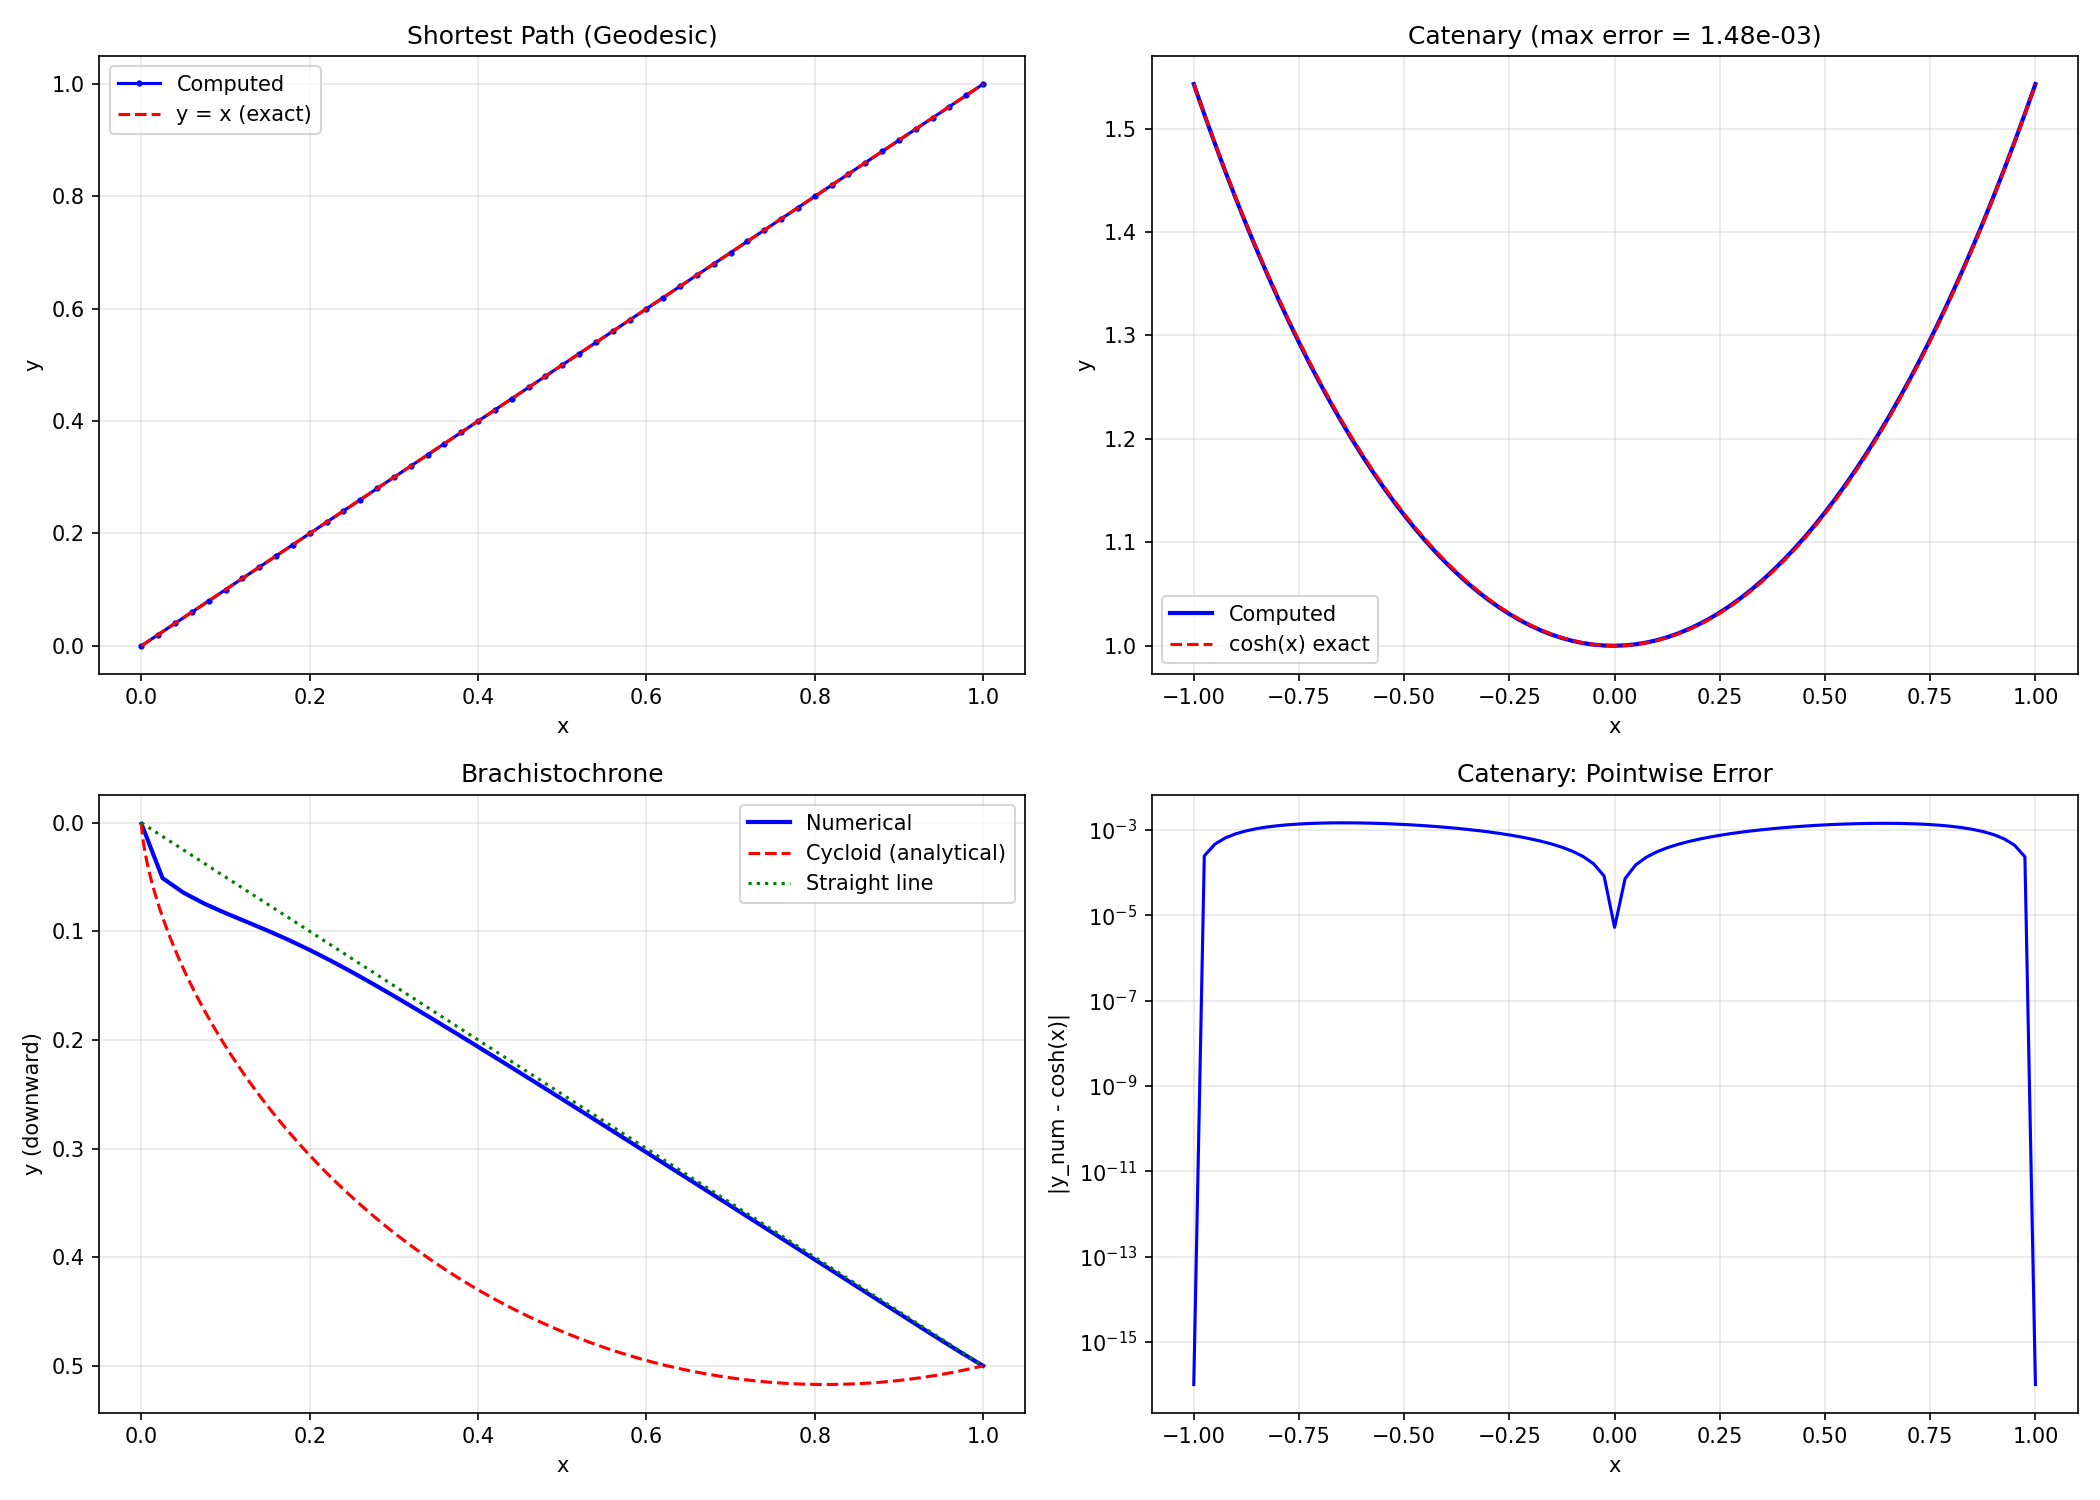

Python code for this plot:
"""
Variational Methods
====================
Find functions y(x) that extremize (minimize/maximize) functionals:

    J[y] = ∫ₐᵇ F(x, y, y') dx

The necessary condition is the **Euler-Lagrange equation**:

    ∂F/∂y - d/dx (∂F/∂y') = 0

This is a 2nd-order ODE for y(x) with boundary conditions y(a)=A, y(b)=B.

Numerical approach:
1. Discretize y(x) on a grid x_0, x_1, ..., x_N.
2. Approximate the functional J as a discrete sum.
3. Minimize J w.r.t. the interior values y_1, ..., y_{N-1}.

Classic problems:
- **Brachistochrone**: curve of fastest descent under gravity.
- **Geodesics**: shortest path on a surface.
- **Catenary**: shape of a hanging chain.
- **Minimal surface**: soap film shape.

Physics: Lagrangian mechanics, quantum mechanics (variational principle),
         general relativity (geodesics), field theory.
"""

import numpy as np


def euler_lagrange_solve(F, dF_dy, dF_dyp, x_span, y_bc, N=100):
    """
    Solve the Euler-Lagrange equation numerically using finite differences.
    
    ∂F/∂y - d/dx(∂F/∂y') = 0
    
    This is discretized as a nonlinear system and solved with Newton's method.
    
    Parameters
    ----------
    F : callable(x, y, yp) — integrand
    dF_dy : callable(x, y, yp) — ∂F/∂y
    dF_dyp : callable(x, y, yp) — ∂F/∂y'
    x_span : (a, b) — domain
    y_bc : (ya, yb) — boundary conditions
    N : int — number of grid points
    
    Returns
    -------
    x : grid points
    y : solution
    """
    a, b = x_span
    ya, yb = y_bc
    h = (b - a) / N
    x = np.linspace(a, b, N + 1)
    
    # Initial guess: linear interpolation
    y = ya + (yb - ya) * (x - a) / (b - a)
    
    # Newton iteration on the discretized E-L equation
    for newton_iter in range(100):
        # Compute residuals for interior points
        residual = np.zeros(N - 1)
        
        for i in range(1, N):
            yp_plus = (y[i+1] - y[i]) / h
            yp_minus = (y[i] - y[i-1]) / h
            
            # d/dx(∂F/∂y') ≈ [∂F/∂y'(x_{i+1/2}) - ∂F/∂y'(x_{i-1/2})] / h
            x_mid_r = 0.5 * (x[i] + x[i+1])
            y_mid_r = 0.5 * (y[i] + y[i+1])
            x_mid_l = 0.5 * (x[i-1] + x[i])
            y_mid_l = 0.5 * (y[i-1] + y[i])
            
            dFdyp_r = dF_dyp(x_mid_r, y_mid_r, yp_plus)
            dFdyp_l = dF_dyp(x_mid_l, y_mid_l, yp_minus)
            
            residual[i-1] = dF_dy(x[i], y[i], yp_minus) - (dFdyp_r - dFdyp_l) / h
        
        if np.linalg.norm(residual) < 1e-10:
            print(f"E-L solver converged in {newton_iter} Newton iterations")
            break
        
        # Jacobian (tridiagonal)
        J = np.zeros((N-1, N-1))
        eps = 1e-7
        for j in range(N-1):
            y_pert = y.copy()
            y_pert[j+1] += eps
            
            res_pert = np.zeros(N-1)
            for i in range(1, N):
                yp_plus = (y_pert[i+1] - y_pert[i]) / h
                yp_minus = (y_pert[i] - y_pert[i-1]) / h
                x_mid_r = 0.5 * (x[i] + x[i+1])
                y_mid_r = 0.5 * (y_pert[i] + y_pert[i+1])
                x_mid_l = 0.5 * (x[i-1] + x[i])
                y_mid_l = 0.5 * (y_pert[i-1] + y_pert[i])
                dFdyp_r = dF_dyp(x_mid_r, y_mid_r, yp_plus)
                dFdyp_l = dF_dyp(x_mid_l, y_mid_l, yp_minus)
                res_pert[i-1] = dF_dy(x[i], y_pert[i], yp_minus) - (dFdyp_r - dFdyp_l) / h
            
            J[:, j] = (res_pert - residual) / eps
        
        # Newton step
        dy = np.linalg.solve(J, -residual)
        y[1:N] += dy
    
    return x, y


def functional_value(F, x, y):
    """
    Compute J[y] = ∫ F(x, y, y') dx using trapezoidal quadrature.
    """
    N = len(x) - 1
    J = 0.0
    for i in range(N):
        h = x[i+1] - x[i]
        yp = (y[i+1] - y[i]) / h
        x_mid = 0.5 * (x[i] + x[i+1])
        y_mid = 0.5 * (y[i] + y[i+1])
        J += F(x_mid, y_mid, yp) * h
    return J


def direct_minimization(F, x_span, y_bc, N=50, max_iter=5000, alpha=0.01):
    """
    Directly minimize the functional J[y] = ∫F dx by gradient descent
    on the discrete values y_1, ..., y_{N-1}.
    
    Gradient w.r.t. y_i is computed numerically.
    """
    a, b = x_span
    ya, yb = y_bc
    h = (b - a) / N
    x = np.linspace(a, b, N + 1)
    
    # Initial guess
    y = ya + (yb - ya) * (x - a) / (b - a)
    
    def compute_J(y_int):
        y_full = np.concatenate([[ya], y_int, [yb]])
        return functional_value(F, x, y_full)
    
    y_int = y[1:N].copy()
    
    for k in range(max_iter):
        J_val = compute_J(y_int)
        
        # Numerical gradient
        grad = np.zeros(N - 1)
        eps = 1e-7
        for i in range(N - 1):
            y_pert = y_int.copy()
            y_pert[i] += eps
            grad[i] = (compute_J(y_pert) - J_val) / eps
        
        grad_norm = np.linalg.norm(grad)
        if grad_norm < 1e-10:
            break
        
        y_int -= alpha * grad
    
    y_full = np.concatenate([[ya], y_int, [yb]])
    J_final = compute_J(y_int)
    return x, y_full, J_final


def brachistochrone_analytical(x1, y1, N=200):
    """
    Analytical brachistochrone curve (parametric cycloid).
    
    The curve that minimizes travel time under gravity from
    (0,0) to (x1, y1) with y positive downward.
    
    Parametric: x(θ) = R(θ - sin θ), y(θ) = R(1 - cos θ)
    """
    from scipy.optimize import brentq
    
    def endpoint_eq(theta_f):
        R = y1 / (1 - np.cos(theta_f))
        return R * (theta_f - np.sin(theta_f)) - x1
    
    # Find theta_f
    theta_f = brentq(endpoint_eq, 0.01, 2*np.pi - 0.01)
    R = y1 / (1 - np.cos(theta_f))
    
    theta = np.linspace(0, theta_f, N)
    x = R * (theta - np.sin(theta))
    y = R * (1 - np.cos(theta))
    
    return x, y, R, theta_f


# ============================================================
# Demo
# ============================================================
if __name__ == "__main__":
    print("=" * 60)
    print("VARIATIONAL METHODS DEMO")
    print("=" * 60)

    # --- Problem 1: Shortest path (geodesic in flat space) ---
    print("\n--- Problem 1: Shortest path from (0,0) to (1,1) ---")
    print("F = √(1 + y'²),  Euler-Lagrange → y'' = 0 → straight line")
    
    F_length = lambda x, y, yp: np.sqrt(1 + yp**2)
    dF_dy = lambda x, y, yp: 0.0
    dF_dyp = lambda x, y, yp: yp / np.sqrt(1 + yp**2)
    
    x_geo, y_geo = euler_lagrange_solve(F_length, dF_dy, dF_dyp,
                                         (0, 1), (0, 1), N=50)
    
    J_line = functional_value(F_length, x_geo, y_geo)
    J_exact = np.sqrt(2)  # Length of straight line from (0,0) to (1,1)
    print(f"Computed arc length: {J_line:.8f}")
    print(f"Exact (√2):         {J_exact:.8f}")
    print(f"Error:              {abs(J_line - J_exact):.2e}")
    print(f"Solution is linear: max|y - x| = {np.max(np.abs(y_geo - x_geo)):.2e}")

    # --- Problem 2: Catenary ---
    print("\n--- Problem 2: Catenary (hanging chain) ---")
    print("Minimize potential energy: J[y] = ∫ y √(1+y'²) dx")
    print("y(−1)=cosh(1), y(1)=cosh(1)")
    
    ya = np.cosh(1)
    F_cat = lambda x, y, yp: y * np.sqrt(1 + yp**2)
    dF_dy_cat = lambda x, y, yp: np.sqrt(1 + yp**2)
    dF_dyp_cat = lambda x, y, yp: y * yp / np.sqrt(1 + yp**2)
    
    x_cat, y_cat = euler_lagrange_solve(F_cat, dF_dy_cat, dF_dyp_cat,
                                         (-1, 1), (ya, ya), N=80)
    
    y_exact = np.cosh(x_cat)
    max_err = np.max(np.abs(y_cat - y_exact))
    print(f"Max error vs cosh(x): {max_err:.6e}")

    # --- Problem 3: Brachistochrone ---
    print("\n--- Problem 3: Brachistochrone (fastest descent) ---")
    print("Minimize travel time: J[y] = ∫ √((1+y'²)/(2gy)) dx")
    print("From (0,0) to (1, 0.5), y downward positive")
    
    g = 9.81
    x1, y1 = 1.0, 0.5
    
    # Use direct minimization (E-L is tricky here due to singularity at y=0)
    F_brach = lambda x, y, yp: np.sqrt((1 + yp**2) / (2 * g * max(y, 1e-12)))
    
    x_b, y_b, J_b = direct_minimization(F_brach, (0, x1), (0.001, y1), N=40,
                                          max_iter=2000, alpha=0.0001)
    print(f"Computed travel time: {J_b:.6f} s")
    
    # Analytical comparison
    try:
        x_an, y_an, R, theta_f = brachistochrone_analytical(x1, y1)
        J_an = functional_value(F_brach, x_an, y_an)
        print(f"Analytical time:     {J_an:.6f} s")
        print(f"Cycloid R = {R:.4f}, θ_f = {theta_f:.4f}")
    except Exception as e:
        print(f"(Analytical comparison skipped: {e})")

    # Plot
    try:
        import matplotlib.pyplot as plt
        
        fig, axes = plt.subplots(2, 2, figsize=(14, 10))
        
        # Shortest path
        axes[0, 0].plot(x_geo, y_geo, 'b-o', markersize=2, label='Computed')
        axes[0, 0].plot([0, 1], [0, 1], 'r--', label='y = x (exact)')
        axes[0, 0].set_xlabel('x')
        axes[0, 0].set_ylabel('y')
        axes[0, 0].set_title('Shortest Path (Geodesic)')
        axes[0, 0].legend()
        axes[0, 0].grid(True, alpha=0.3)
        
        # Catenary
        axes[0, 1].plot(x_cat, y_cat, 'b-', linewidth=2, label='Computed')
        axes[0, 1].plot(x_cat, y_exact, 'r--', linewidth=1.5, label='cosh(x) exact')
        axes[0, 1].set_xlabel('x')
        axes[0, 1].set_ylabel('y')
        axes[0, 1].set_title(f'Catenary (max error = {max_err:.2e})')
        axes[0, 1].legend()
        axes[0, 1].grid(True, alpha=0.3)
        
        # Brachistochrone
        axes[1, 0].plot(x_b, y_b, 'b-', linewidth=2, label='Numerical')
        try:
            axes[1, 0].plot(x_an, y_an, 'r--', linewidth=1.5, label='Cycloid (analytical)')
        except NameError:
            pass
        # Also plot straight line comparison
        axes[1, 0].plot([0, x1], [0, y1], 'g:', label='Straight line')
        axes[1, 0].invert_yaxis()
        axes[1, 0].set_xlabel('x')
        axes[1, 0].set_ylabel('y (downward)')
        axes[1, 0].set_title('Brachistochrone')
        axes[1, 0].legend()
        axes[1, 0].grid(True, alpha=0.3)
        
        # Catenary error
        axes[1, 1].semilogy(x_cat, np.abs(y_cat - y_exact) + 1e-16, 'b-')
        axes[1, 1].set_xlabel('x')
        axes[1, 1].set_ylabel('|y_num - cosh(x)|')
        axes[1, 1].set_title('Catenary: Pointwise Error')
        axes[1, 1].grid(True, alpha=0.3)
        
        plt.tight_layout()
        plt.savefig("variational_methods.png", dpi=150)
        plt.show()
    except ImportError:
        print("(matplotlib not available)")
